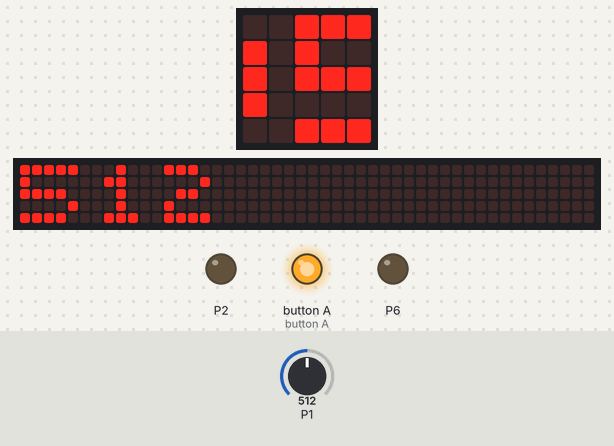
Simulated run of this program. Board: BBC micro:bit (MakeCode). Shown: the board's 5×5 LED display, a strip that is not on the board, showing the scrolling text unrolled, output pins drawn as LEDs (lit = HIGH). The test bench sets the inputs (shaded band); at power-on: P1 = 512 (analog values on the 0–1023 scale). The 48×5 strip is a reading aid, not a part: it shows the text the display is scrolling, unrolled, one strip-width of it at a time.

Above: at 1.3 s.
1.4 s: P1 set to 340
At 1.59 s:
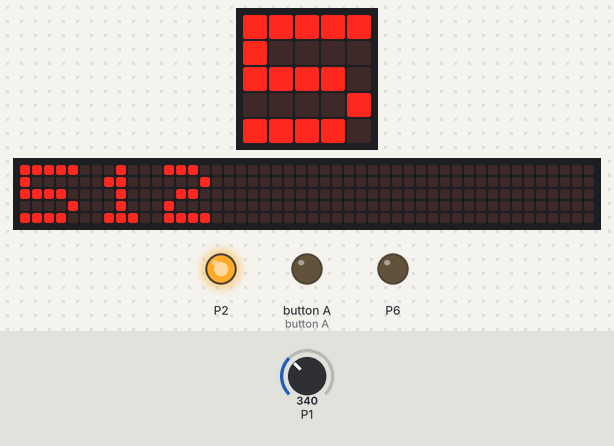
3.3 s: P1 set to 710
At 4.14 s:
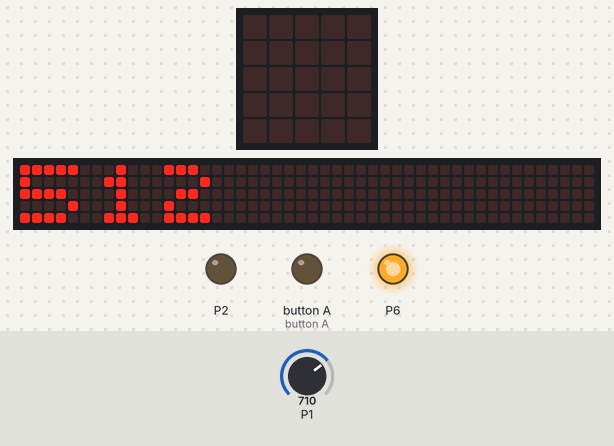
5.2 s: P1 set to 690
At 7.76 s:
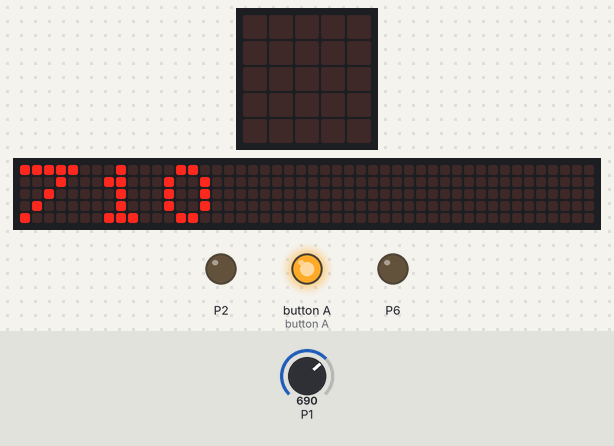
Timing chart, 0 to 9.3 s (numbered marks = the images above; inputs shaded):
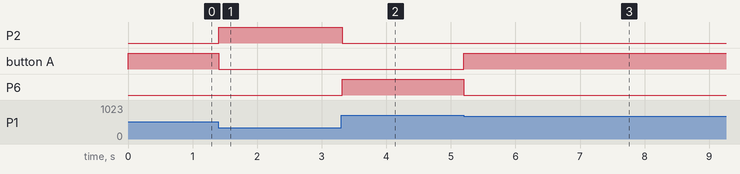

The program:

main.ts
```typescript
let 가변저항 = 0
function 전체끄기 () {

}
basic.forever(function () {
    basic.showNumber(가변저항)
})
basic.forever(function () {
    가변저항 = pins.analogReadPin(AnalogPin.P1)
    if (가변저항 >= 0 && 가변저항 < 350) {
        pins.digitalWritePin(DigitalPin.P2, 1)
        pins.digitalWritePin(DigitalPin.P5, 0)
        pins.digitalWritePin(DigitalPin.P6, 0)
    } else if (가변저항 >= 350 && 가변저항 < 700) {
        pins.digitalWritePin(DigitalPin.P2, 0)
        pins.digitalWritePin(DigitalPin.P5, 1)
        pins.digitalWritePin(DigitalPin.P6, 0)
    } else if (가변저항 >= 700 && 가변저항 <= 1023) {
        pins.digitalWritePin(DigitalPin.P2, 0)
        pins.digitalWritePin(DigitalPin.P5, 0)
        pins.digitalWritePin(DigitalPin.P6, 1)
    }
})
```

test.ts
```typescript
// 테스트는 여기로 이동합니다; 이 패키지가 확장으로 사용될 때 컴파일되지 않을 것 입니다.
```

Measured:
- after the input at 1.4 s, P2: LOW → HIGH at once; button A: HIGH → LOW at once
- after the input at 3.3 s, P2: HIGH → LOW at once; P6: LOW → HIGH at once
- after the input at 5.2 s, button A: LOW → HIGH at once; P6: HIGH → LOW at once
- what the display in image 2 shows lasts 0.5 s, from 3.9 s to 4.4 s
